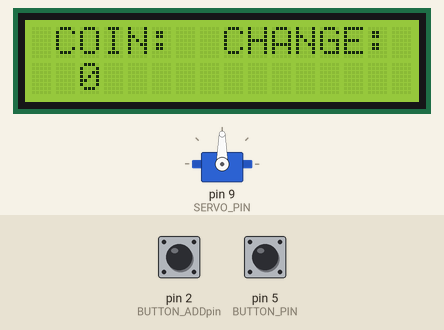
This sketch was run on a simulated Arduino Uno, built with avr-gcc and run on an emulated ATmega328P. Parts: 16×2 character LCD, servo. Inputs (shaded band) come from the test bench; at power-on: pin 2 (BUTTON_ADDpin) HIGH, pin 5 (BUTTON_PIN) HIGH. What the sketch prints to the serial monitor is not drawn.

Above: at 1.2 s.
1.3 s: pin 2 (BUTTON_ADDpin) pulled LOW for 0.35 s
At 1.65 s:
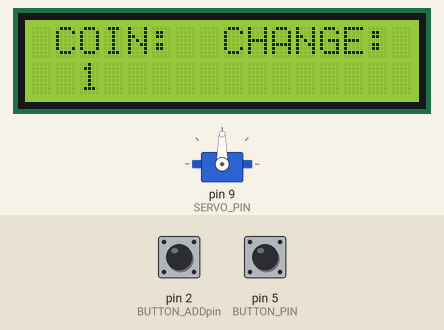
3.9 s: pin 2 (BUTTON_ADDpin) pulled LOW for 1 s
At 4.16 s:
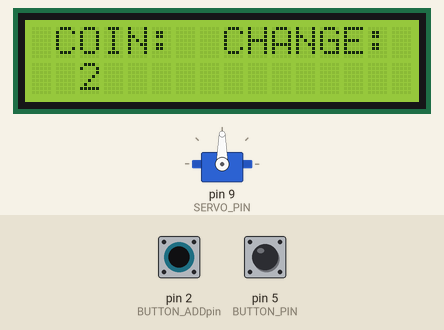
6.4 s: pin 5 (BUTTON_PIN) pulled LOW for 0.35 s
At 6.91 s:
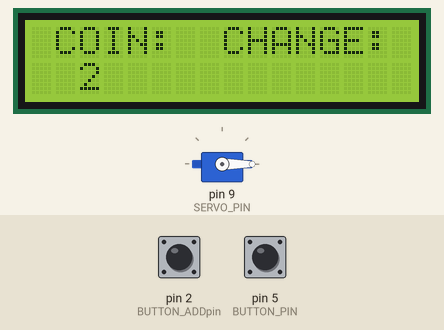
Timing chart, 0 to 9.4 s (numbered marks = the images above; inputs shaded):
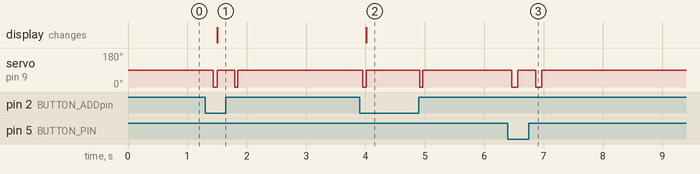

The sketch:

ButtonCouter.ino
```cpp
//inheritance for library Counter
#include "ServoRotate.h"
#include "Counter.h"

//Classes of each library
Counters pin1;
ServoR pin2;

void setup() {
  // put your setup code here, to run once:
  Serial.begin(9600);
  pin1.init();
  pin2.init();
  //pin2.push();
  lcd.setCursor(0,0);
  lcd.print(" COIN:  CHANGE:");
}

void loop()
{
  pin1.run();
  pin2.run();
}
```

Counter.h
```cpp
#include <Wire.h>
#include <LiquidCrystal_I2C.h>
//#include "ServoRotate.h"

LiquidCrystal_I2C lcd(0x27,16,2);
//set the LCD address to 0x27 for a 16 chars and 2 line display

class Counters{
  private:
  int BUTTON_ADDpin = 2;
  int BUTTON_SUBTRACTpin = 3;
  int BUTTON_DIVIDEpin = 4;

  int buttonPushCounter = 0; //mo count siya ug ika pila ni push

  int add_buttonState = 0; //current state of the add button
  int add_lastButtonState = 0;//previous state of the add button

  int sub_buttonState = 0;//current state sub
  int sub_lastButtonState = 0;//previous state sub

  int div_buttonState = 0;//current state sub
  int div_lastButtonState = 0;//previous state sub

  bool ButtonPress = false;


  public:
  void init();
  void run();

  void checkAdd();
  //void checkSubtract();
  //void checkDivide();
};

void Counters::init(){
  Serial.begin(9600);
  pinMode(BUTTON_ADDpin, INPUT_PULLUP);
  pinMode(BUTTON_SUBTRACTpin, INPUT_PULLUP);
  pinMode(BUTTON_DIVIDEpin, INPUT_PULLUP);

  lcd.init(); //initialized the lcd

  //print a message to the lcd
  lcd.backlight();
  lcd.setCursor(0,0);
  lcd.print("COIN:");

  /*lcd.setCursor(0,1);
  lcd.print("CHANGE:");*/

  lcd.setCursor(2,1);
  lcd.print(buttonPushCounter);
}

void Counters::run(){
  checkAdd();
  //checkSubtract();
  //checkDivide();

    if(ButtonPress){
      ButtonPress = false;
      lcd.setCursor(2,1);
      lcd.print("            ");
      lcd.setCursor(2,1);
      lcd.print(buttonPushCounter);
    }
}

void Counters::checkAdd(){
  //BUTTON_ADDpin = aPin;
  add_buttonState = digitalRead(BUTTON_ADDpin);

  //compare the buttonState to its previous state
  if(add_buttonState != add_lastButtonState){
    //if the state has changed, increment the counter
    if(add_buttonState == LOW)
    {
      ButtonPress =true;
      //if the current state is HIGH then the button went from sub to add:
      buttonPushCounter += 1;
      Serial.println("Coins Inserted: ");
      Serial.println(buttonPushCounter);
    }
      delay(50);
  }
    add_lastButtonState = add_buttonState;
}

/*
void Counters::checkSubtract(){
  //BUTTON_SUBTRACTpin = aPin;
  sub_buttonState = digitalRead(BUTTON_SUBTRACTpin);

  //compare the buttonState to its previous state
  if(sub_buttonState != sub_lastButtonState){
    //if the state has changed, increment the counter
    if(sub_buttonState == LOW)
    {
      ButtonPress =true;
      //if the current state is HIGH then the button went from sub to add:
      buttonPushCounter += 5;
      Serial.println("Coins Inserted: ");
      Serial.println(buttonPushCounter);
    }
      delay(50);
  }
    sub_lastButtonState = sub_buttonState;
}


void Counters::checkDivide(){
  //BUTTON_SUBTRACTpin = aPin;
  div_buttonState = digitalRead(BUTTON_DIVIDEpin);

  //compare the buttonState to its previous state
  if(div_buttonState != div_lastButtonState){
    //if the state has changed, increment the counter
    if(div_buttonState == LOW)
    {
      ButtonPress =true;
      //if the current state is HIGH then the button went from sub to add:
      buttonPushCounter += 10;
      Serial.println("Coins Inserted: ");
      Serial.println(buttonPushCounter);
    }
      delay(50);
  }
    div_lastButtonState = div_buttonState;
}*/
```

ServoRotate.h
```cpp
#include <Servo.h>
Servo myservo;
//#include "Counter.h"
//#include "Button.h"

class ServoR{
  private:
  //Button pins
  int BUTTON_PIN = 5;
  int SERVO_PIN = 9;
  //Variables
  int angle = 90;
  int lastButtonState = 0;
  int buttonPushCounter = 0;

  public:
  void init();
  void run();
  void push();
};

void ServoR::init(){
  pinMode(BUTTON_PIN, INPUT_PULLUP);
  myservo.attach(SERVO_PIN);
  myservo.write(angle);
}

void ServoR::run(){
  // put your main code here, to run repeatedly:
  angle = digitalRead(BUTTON_PIN);
  if(angle != lastButtonState)
  {
      if(angle == HIGH)
      {
        //buttonPushCounter++;
        Serial.println("on");
      }
      else
      {
        Serial.println("off");
      }
      delay(100);
  }
  lastButtonState = angle;
  if(buttonPushCounter %2 == 0)
  {
    push();
  }
}

void ServoR::push(){
  myservo.write(90);
  delay(300);
  myservo.write(0);
}
```

Measured:
- after the input at 1.3 s, servo on pin 9 (SERVO_PIN): 90° → 0° after 0.14 s, → 90° 0.06 s later; the display: changes after 0.20 s (image 1)
- after the input at 3.9 s, servo on pin 9 (SERVO_PIN): 90° → 0° after 0.05 s, → 90° 0.06 s later; the display: changes after 0.12 s (image 2)
- after the input at 6.4 s, servo on pin 9 (SERVO_PIN): alternates 90° for 0.30 s and 0° for 0.10 s, 4 changes in all, then stays 90°, starting after 0.07 s
